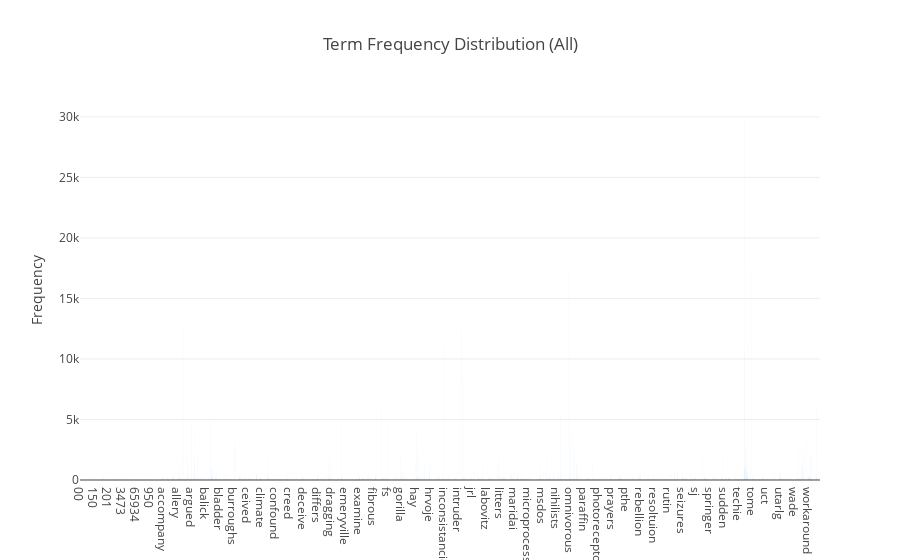

The notebook cell saved with this chart:
### Code cell
def plot_word_frequency (word_list, plot_title): 
    
    trace1 = { 
    "x": list(word_list[0]), 
    "y": list(word_list[1]), 
    "type": "bar"
    }
    
    data = go.Data([trace1]) 

    layout = { 
    "title" : plot_title,
    "yaxis" : {"title":"Frequency"}
    }

    fig = go.Figure(data = data, layout = layout)  
    return fig

py.offline.iplot(plot_word_frequency([count_vect.get_feature_names(), term_frequencies], "Term Frequency Distribution (All)"))

### Figure 1 — Plotly figure (JSON) as saved in the notebook; plotly's stock layout.template omitted (floating-point values rounded to 4 significant figures; data arrays with more than 128 entries replaced by an {"elided": "..."} marker saying what was removed)
{"data": [{"type": "bar", "uid": "84205798-e036-11e8-9bcf-2c56dc0a2af0", "x": {"elided": "35788 str values"}, "y": {"elided": "35788 int values"}}], "layout": {"title": "Term Frequency Distribution (All)", "yaxis": {"title": "Frequency"}}}
